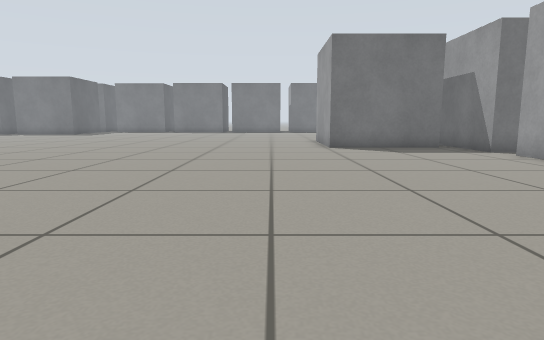
view 1 (above)

24 first-person views from a walk through a Gazebo world. The camera is 0.5 m above the floor, tilts 8° down and sees 75° across. The floor is counted in squares, 0.5 m on a side. Each view is taken from the middle of a square. On the plan, view 1 faces up. The plan holds only what a view shows up to about 13 squares ahead; the rest is blank. The place goes on beyond the plan.

view 2
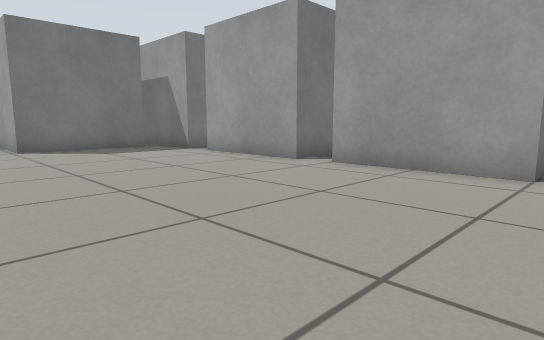

view 3
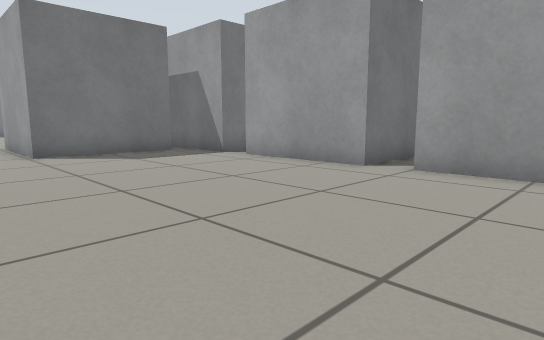

view 4
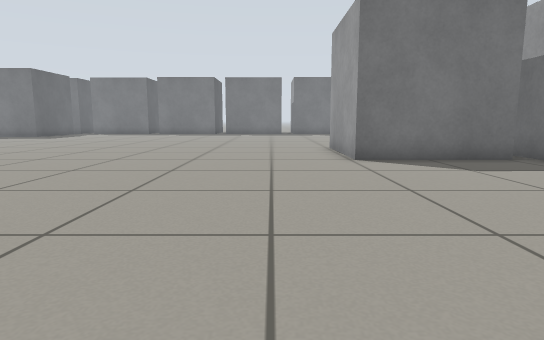

view 5
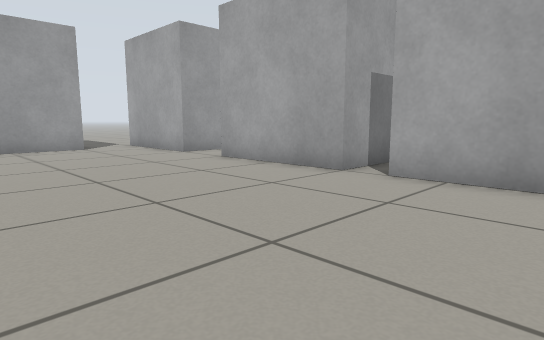

view 6
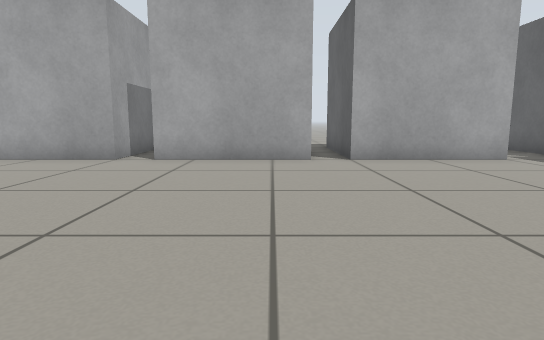

view 7
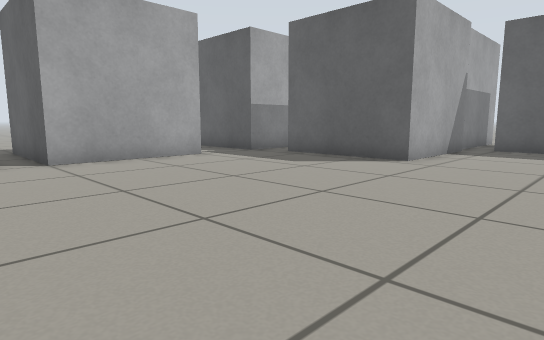

view 8
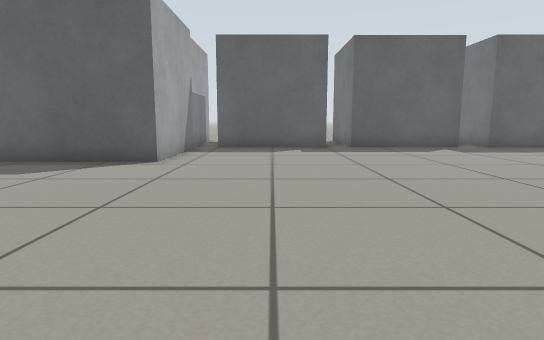

view 9
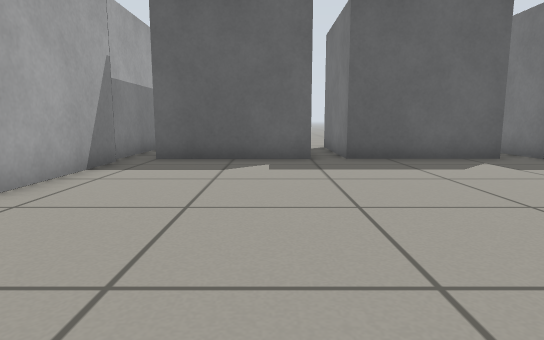

view 10
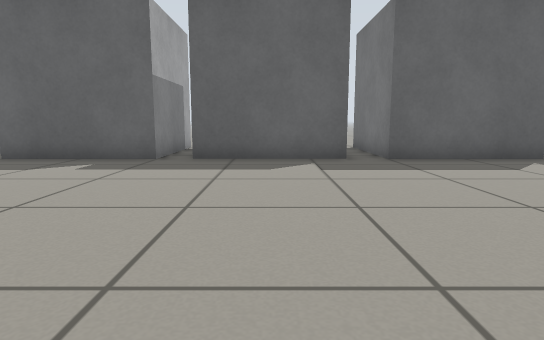

view 11
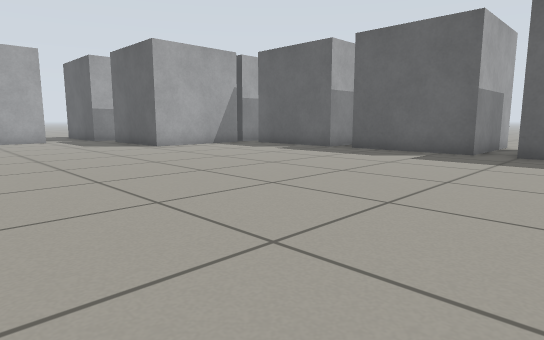

view 12
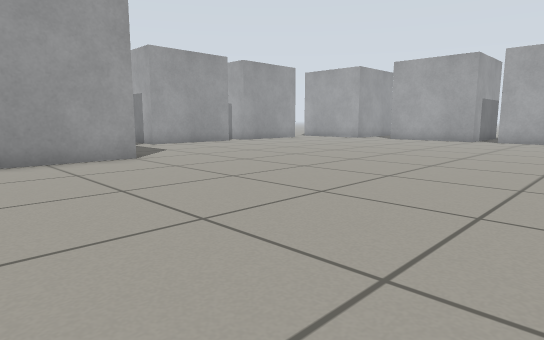

view 13
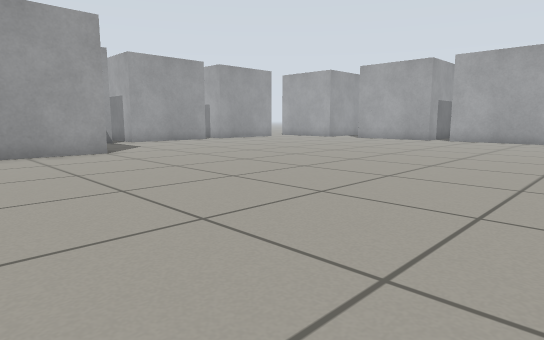

view 14
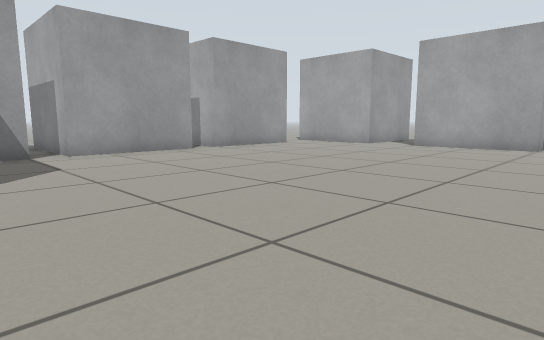

view 15
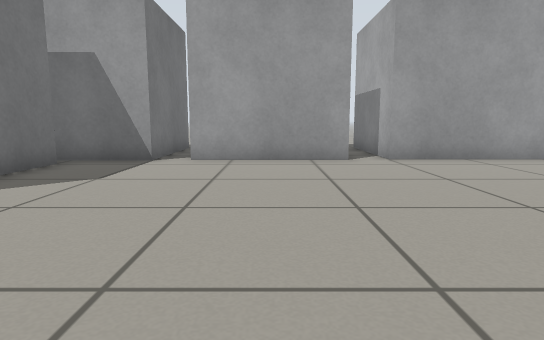

view 16
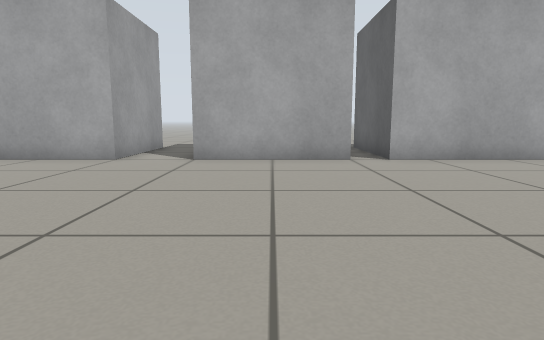

view 17
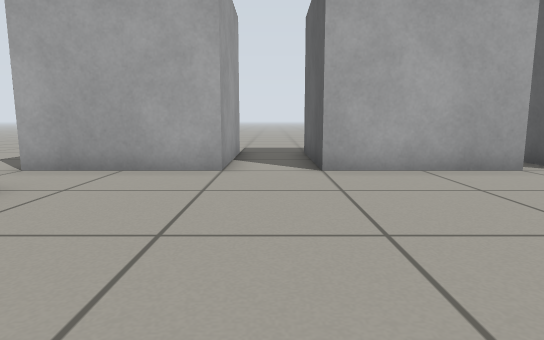

view 18
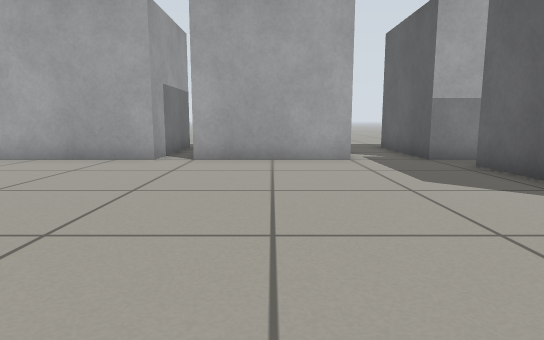

view 19
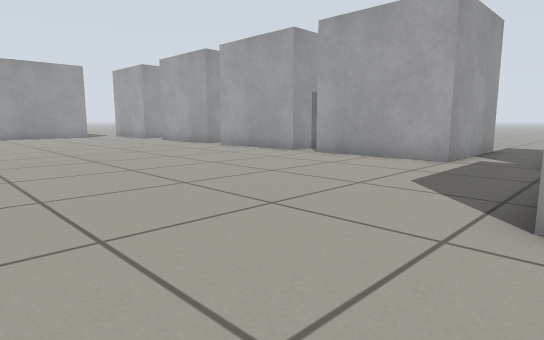

view 20
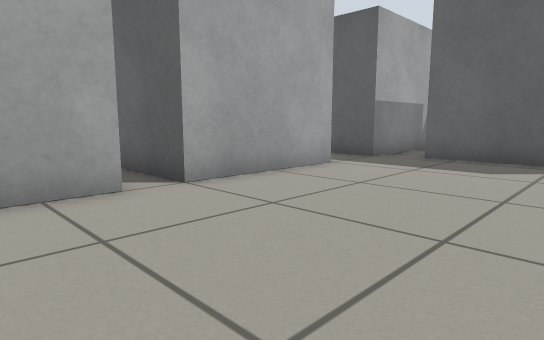

view 21
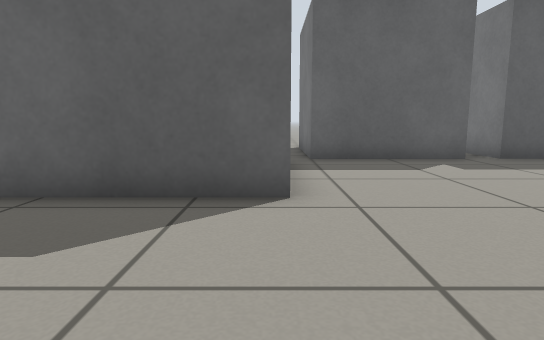

view 22
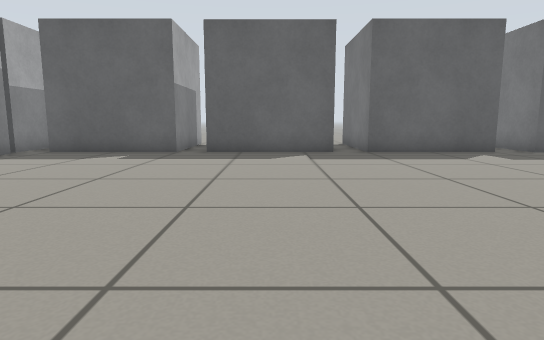

view 23
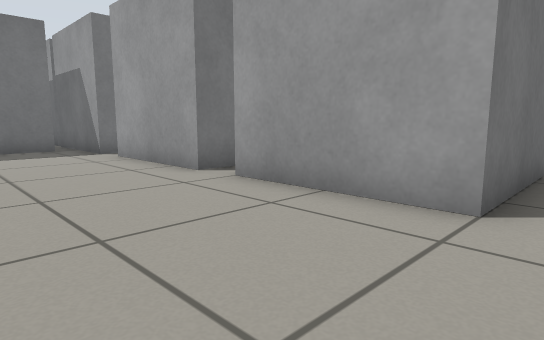

view 24
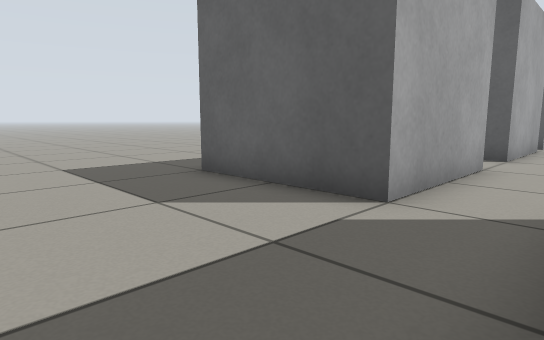

### Floor plan
Key: @ floor where view 1 was taken; . floor; O other object.
Columns run from 23 left of view 1 to 12 right of it. Each row starts with its distance up from view 1.
 17     O..... ..............O
 16     O....................O
 15 OOOOO....................O    O
 14 OOOOO....................O    O
 13     O....................OOOOOO
 12     O.........................O
 11     O.........................OOOOO
 10 OOOOO.........................OOOOO
  9 OOOOO.........................O
  8     O.........................O
  7     O.........................O
  6     O.........................OOOO
  5 OOOOO.........................OOOOO
  4  OOOOOOOO.....................O
  3         O.....................O
  2         O.....................O
  1         O.....................OOOOO.
  0         O..............@...........
 -1      OOOOO.OOOOOOOOOOOOOOO.OOOOO....
 -2          O.O   OO   OO   O.O   O....
 -3          O.O   OO   OO   O.O   O....
 -4          O.O   OO   OO   O.O   O...
 -5          O.O   OO   O    O.O   O...
 -6           ..             ...  .....
 -7           ..             ...  .....
 -8                               .....

Where each view was taken, in squares from view 1:
view 1: 0 up, 0 right, facing up
view 2: 0 up, 0 right, facing up-right
view 3: 2 up, 0 right, facing up-right
view 4: 4 up, 0 right, facing up
view 5: 5 up, 6 left, facing down-right
view 6: 8 up, 6 left, facing down
view 7: 8 up, 6 left, facing down-left
view 8: 7 up, 6 left, facing left
view 9: 8 up, 10 left, facing left
view 10: 12 up, 10 left, facing left
view 11: 17 up, 8 left, facing down-left
view 12: 17 up, 7 left, facing down-right
view 13: 17 up, 9 left, facing down-right
view 14: 13 up, 4 left, facing down-right
view 15: 8 up, 2 left, facing right
view 16: 8 up, 0 right, facing down
view 17: 6 up, 3 right, facing down
view 18: 8 up, 10 left, facing down
view 19: 8 up, 15 left, facing down-right
view 20: 4 up, 5 left, facing down-left
view 21: 4 up, 10 left, facing left
view 22: 12 up, 8 left, facing left
view 23: 0 up, 3 right, facing up-right
view 24: 1 up, 12 right, facing down-left
